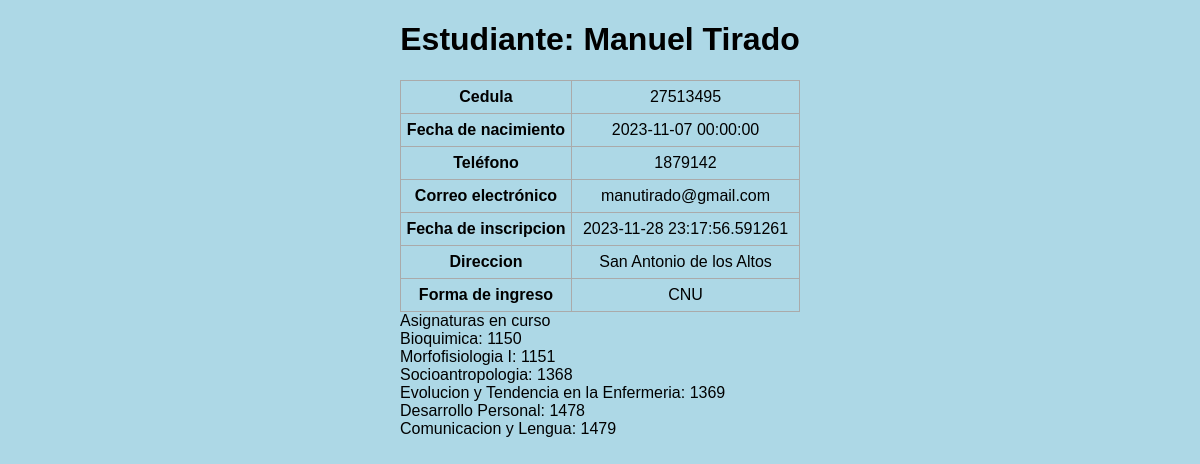
Screenshot of /info_estudiante/1 with the database file from the repository.
### inscripcion.py (models this page shows, shortened)
class Estudiante(db.Model):
    cod_estudiante = db.Column(db.Integer, primary_key=True, autoincrement=True)
    nombre = db.Column(db.String(200), nullable=False)
    cedula = db.Column(db.Integer)
    nacimiento = db.Column(db.DateTime)
    telefono = db.Column(db.Integer)
    correo = db.Column(db.String(200), nullable=False)
    fecha_inscripcion = db.Column(db.DateTime, default=datetime.utcnow)
    direccion = db.Column(db.String(200), nullable=False)
    forma_ingreso = db.Column(db.String(200), nullable=False)

class Asignatura(db.Model):
    cod_asig = db.Column(db.Integer, primary_key=True)
    nombre = db.Column(db.String(200), nullable=False)
    unidad_creditos = db.Column(db.Integer)

### inscripcion.py (the view)
@app.route('/info_estudiante/<int:id>', methods=['GET', 'POST'])
def info_estudiante(id):
    estudiante = Estudiante.query.get_or_404(id)
    cursando = Cursando.query.filter_by(cod_estudiante=estudiante.cod_estudiante).all()
    codigos_asignaturas = [curso.cod_asig for curso in cursando]
    asignaturas = Asignatura.query.filter(Asignatura.cod_asig.in_(codigos_asignaturas)).all()
    if request.method == 'POST':
        pass
    else:
        return render_template('info_estudiante.html', asignaturas=asignaturas, estudiante=estudiante)

### templates/info_estudiante.html (shortened to what this page needs)
{% extends 'base.html' %}
{% block body %}
<div class="content">
    <h1 style="text-align: center">Estudiante: {{estudiante.nombre}}</h1>
    <table>
        <tr>
            <th>Cedula</th>
            <td>{{estudiante.cedula}}</td>
        </tr>
        <tr>
            <th>Fecha de nacimiento</th>
            <td>{{estudiante.nacimiento}}</td>
        </tr>
        <tr>
            <th>Teléfono</th>
            <td>{{estudiante.telefono}}</td>
        </tr>
        <tr>
            <th>Correo electrónico</th>
            <td>{{estudiante.correo}}</td>
        </tr>
        <tr>
            <th>Fecha de inscripcion</th>
            <td>{{estudiante.fecha_inscripcion}}</td>
        </tr>
        <tr>
            <th>Direccion</th>
            <td>{{estudiante.direccion}}</td>
        </tr>
        <tr>
            <th>Forma de ingreso</th>
            <td>{{estudiante.forma_ingreso}}</td>
        </tr>
    </table>
        <tr>
            <th>Asignaturas en curso</th>
            <br>
            {% for asignatura in asignaturas %}
            <td>{{asignatura.nombre}}: {{asignatura.cod_asig}}</td>
            <br>
            {% endfor%}
        </tr>
</div>
{% endblock %}

### static/css/main.css (style rules this page uses)
body, html { margin: 0; font-family: sans-serif; background-color: lightblue; }
.content { margin: 0 auto; width: 400px; }
table, td, th { border: 1px solid #aaa; }
table { border-collapse: collapse; width: 100%; }
th { height: 30px; }
td { text-align: center; padding: 5px; }

### rows the page displays
Estudiante: nombre "Manuel Tirado", cedula "27513495", nacimiento "2023-11-07 00:00:00", telefono "1879142", correo "manutirado@gmail.com", fecha_inscripcion "2023-11-28 23:17:56.591261", direccion "San Antonio de los Altos", forma_ingreso "CNU"
Asignatura: nombre "Bioquimica", cod_asig "1150"
Asignatura: nombre "Morfofisiologia I", cod_asig "1151"
Asignatura: nombre "Socioantropologia", cod_asig "1368"
Asignatura: nombre "Evolucion y Tendencia en la Enfermeria", cod_asig "1369"
Asignatura: nombre "Desarrollo Personal", cod_asig "1478"
Asignatura: nombre "Comunicacion y Lengua", cod_asig "1479"
